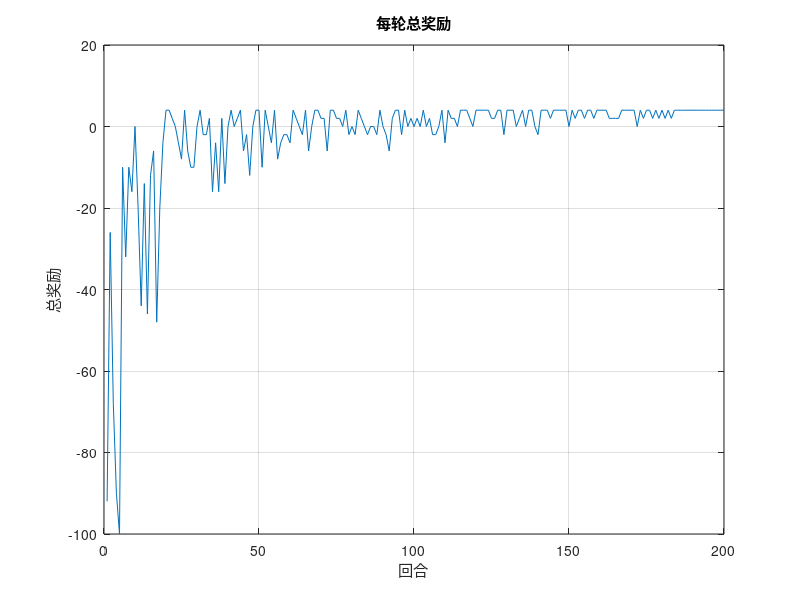
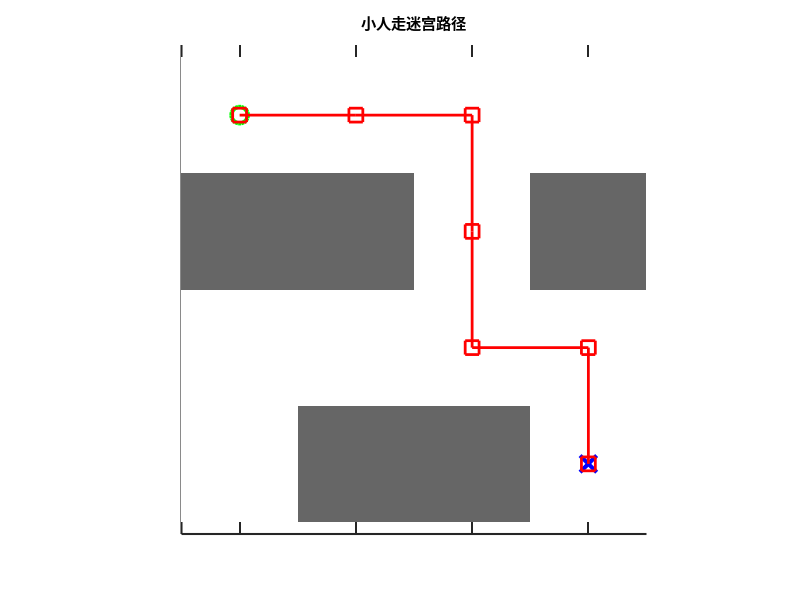

Source code (MATLAB) for these figures, in order:
clear; clc; close all;

% 设置随机数种子
rng(1);

% 定义迷宫
maze = [0 0 0 0;
        1 1 0 1;
        0 0 0 0;
        0 1 1 0];

numRows = size(maze, 1);
numCols = size(maze, 2);
numStates = numRows * numCols;

% Q-Learning 参数
numEpisodes = 200;  % 训练回合数
gamma = 0.9;         % 折扣因子
alpha = 0.1;         % 学习率
epsilon = 1;         % 探索率（初始高探索）

% 初始化 Q 表
Q = zeros(numStates, 4); % 4个动作: 上, 下, 左, 右

% 用于记录每轮总奖励
totalRewards = zeros(numEpisodes, 1);

% 定义动作
actions = [ -1, 0;  % 上
             1, 0;  % 下
             0, -1; % 左
             0, 1]; % 右

% 训练 Q-Learning
for episode = 1:numEpisodes
    % 初始化状态
    state = 1;  % 从(1,1)开始
    totalReward = 0; % 初始化每轮总奖励
    
    while true
        % 选择动作
        if rand < epsilon
            action = randi(4); % 探索
        else
            [~, action] = max(Q(state, :)); % 利用
        end

        % 计算新状态
        [row, col] = ind2sub([numRows, numCols], state);
        newRow = row + actions(action, 1);
        newCol = col + actions(action, 2);
        
        % 检查新状态是否有效
        if newRow >= 1 && newRow <= numRows && newCol >= 1 && newCol <= numCols && maze(newRow, newCol) == 0
            newState = sub2ind([numRows, numCols], newRow, newCol);
        else
            newState = state; % 如果无效，保持在当前状态
        end

        % 奖励设定
        reward = (newState == numStates) * 10; % 到达终点奖励10
        if newState ~= state
            reward = reward - 1; % 每次有效移动给予-1的惩罚
        end
        
        totalReward = totalReward + reward; % 累加总奖励
        
        % 更新 Q 值
        Q(state, action) = Q(state, action) + alpha * (reward + gamma * max(Q(newState, :)) - Q(state, action));

        % 更新状态
        state = newState;

        if state == numStates
            break; % 到达终点，结束回合
        end
    end
    
    totalRewards(episode) = totalReward; % 记录每轮总奖励

    % 随着训练进展逐步减少 epsilon
    epsilon = max(0.1, epsilon * 0.99); % 保证 epsilon 不小于 0.1
end

% 打印学习到的 Q 表
disp('Q表:');
disp(Q);

% 从起点到终点找到最佳路径
path = [];
state = 1; % 从(1,1)开始
while state ~= numStates
    path = [path; state]; % 记录路径
    [~, action] = max(Q(state, :)); % 选择最优动作
    [row, col] = ind2sub([numRows, numCols], state);
    newRow = row + actions(action, 1);
    newCol = col + actions(action, 2);
    state = sub2ind([numRows, numCols], newRow, newCol); % 更新状态
end
path = [path; state]; % 添加终点

% 输出最佳路径
disp('最佳路径的状态:');
disp(path);

%% 可视化每轮总奖励
figure;
plot(totalRewards);
title('每轮总奖励');
xlabel('回合');
ylabel('总奖励');
grid on;

%% 可视化小人走迷宫路径
% 创建一个图形窗口
figure('Position', [200 200 600 600]); % 调整窗口大小

% 绘制迷宫
hold on;
maze_img = maze;  % 使用给定的迷宫矩阵
maze_img(end,end) = 0; % 确保终点不被显示为障碍物
imagesc(maze_img);
colormap(gca, [1 1 1; 0.4 0.4 0.4]); % 设置颜色映射，0为白色通路，1为灰色障碍物
axis equal tight;
set(gca, 'YDir', 'reverse', 'XTick', 1:numCols, 'YTick', 1:numRows, ...
         'XTickLabel', [], 'YTickLabel', [], 'GridAlpha', 1, 'LineWidth', 1.5);
grid on;

% 绘制起点和终点
plot(1, 1, 'go', 'MarkerSize', 12, 'LineWidth', 3);  % 绿色起点
plot(numCols, numRows, 'bx', 'MarkerSize', 12, 'LineWidth', 3);  % 蓝色终点

% 绘制路径并连接相邻点
if length(path) > 1
    path_x = zeros(length(path), 1);
    path_y = zeros(length(path), 1);
    for i = 1:length(path)
        [row, col] = ind2sub([numRows, numCols], path(i));
        path_x(i) = col;
        path_y(i) = row;
    end
    plot(path_x, path_y, 'r-', 'LineWidth', 2); % 连接路径点的红线
    plot(path_x, path_y, 'rs', 'MarkerSize', 10, 'LineWidth', 2); % 路径点标记
end

title('小人走迷宫路径');
hold off;
